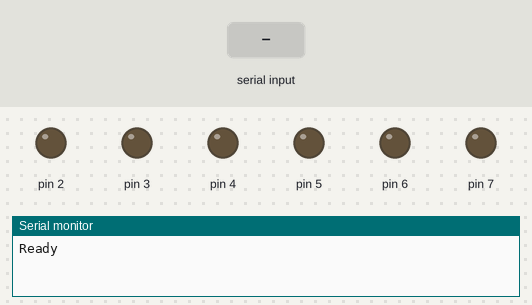
A sketch run on a simulated Arduino Uno, built with avr-gcc and run on an emulated ATmega328P. Shown: output pins drawn as LEDs (lit = HIGH), the last lines printed to the serial monitor. The test bench sets the inputs (shaded band).

Above: at 1.2 s.
1.3 s: "1" received over Serial
At 2.5 s:
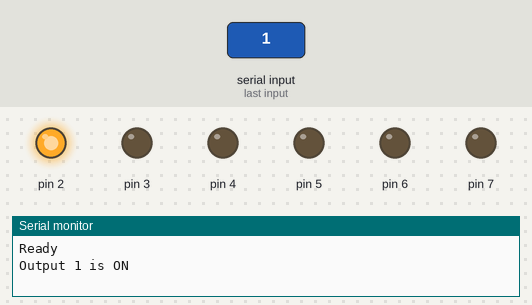
2.8 s: "2" received over Serial
At 3.8 s:
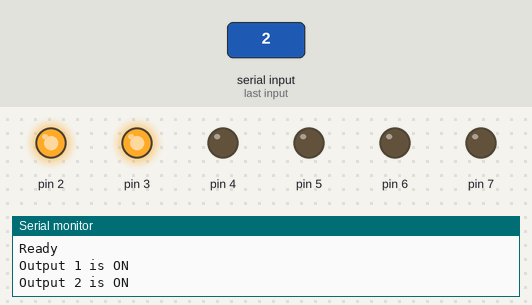
4.3 s: "1" received over Serial
At 5.0 s:
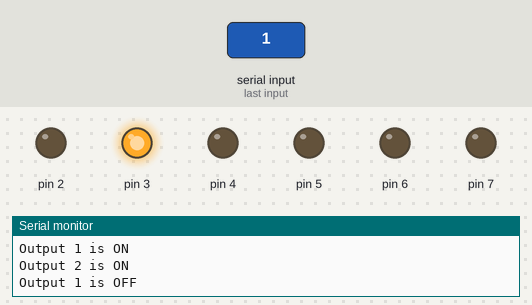
Timing chart, 0 to 7.3 s (numbered marks = the images above; inputs shaded):
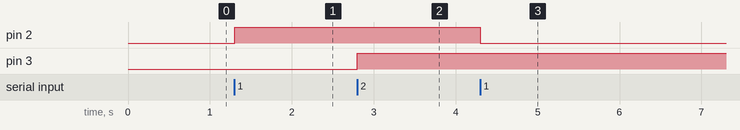

Measured:
- after the input at 1.3 s, pin 2: LOW → HIGH at once
- after the input at 2.8 s, pin 3: LOW → HIGH at once
- after the input at 4.3 s, pin 2: HIGH → LOW at once

The sketch:

6-output-pins_Serial.ino
```cpp
/*
 6 output pins controlled by Serial monitor
  - Send 1 - 6 to toggle outputs On or Off
  - send 0 to turn all outputs OFF
  - (GPIO pins used are 2 to 7)
 Author: Dan Nadeau
 Dec 4, 2020
*/

bool outState[]= {false, false, false, false,false,false,false, false};

//---------------------------------------------------------------------
void setup() {
  for(int i=2; i <=7; i++){
    pinMode(i, OUTPUT);           // initialize the output pins 2 to 7
  }
  Serial.begin(9600);
  Serial.println("Ready");
}
//------------------------------------------------------------------------
void loop() {
  int i;

  if(Serial.available()){
    i = Serial.read();                      // get ASCII character
    i -= 48;                                // Convert to integer

    switch (i){
      case 0:
      {
        for(i=2; i <=7; i++){
          outState[i] = false;
          digitalWrite(i, LOW);         // turn all outputs off
        }
        Serial.println( "All outputs are OFF ");
        break;
      }
      case 1: case 2: case 3: case 4: case 5: case 6:
      { outState[i+1] = !outState[i+1];     // toggle pin status
        if  (outState[i+1] == true) {
           digitalWrite(i+1, HIGH);       // turn output on
           Serial.print( "Output ");
           Serial.print( i );
           Serial.println( " is ON ");
        } else {
           digitalWrite(i+1, LOW);        // turn output off
           Serial.print( "Output ");
           Serial.print( i );
           Serial.println( " is OFF ");
        }
        break;
      }
    }
  }
}
```
